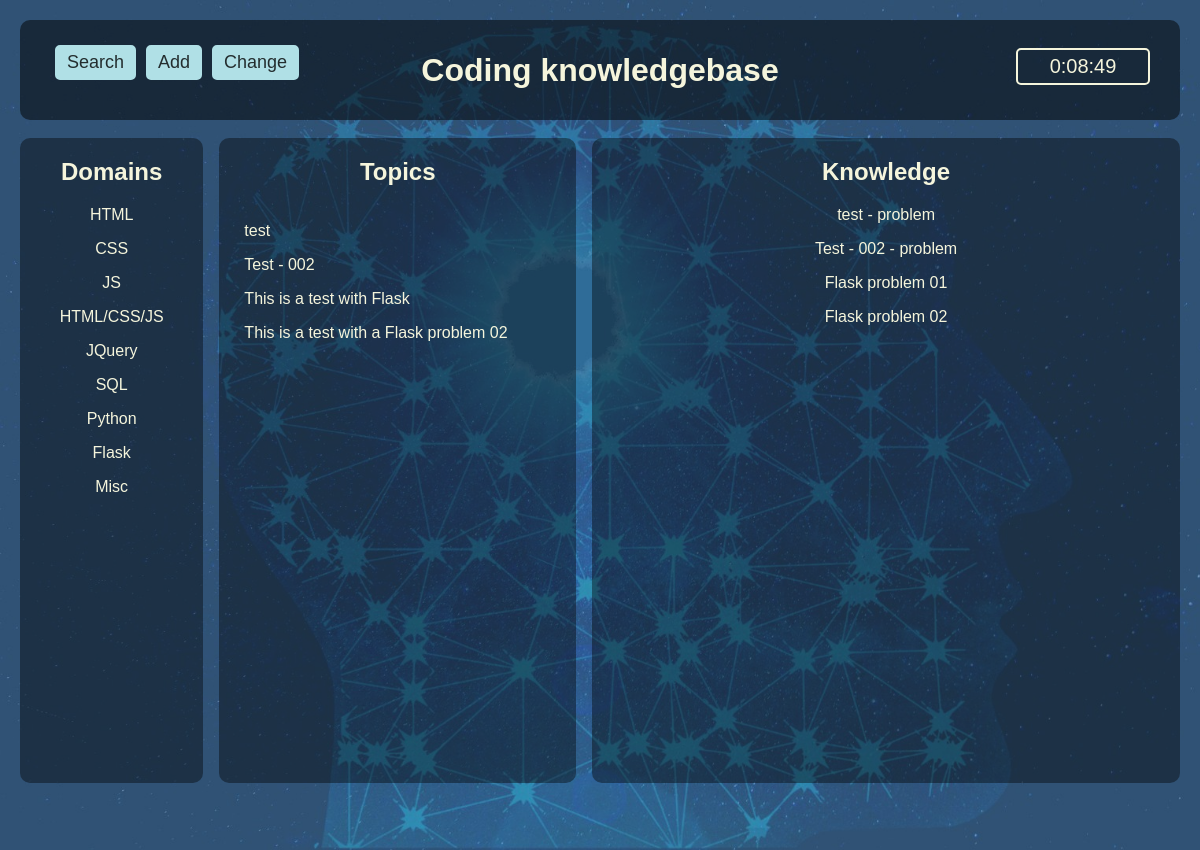
The page /dump on the database as committed earlier.
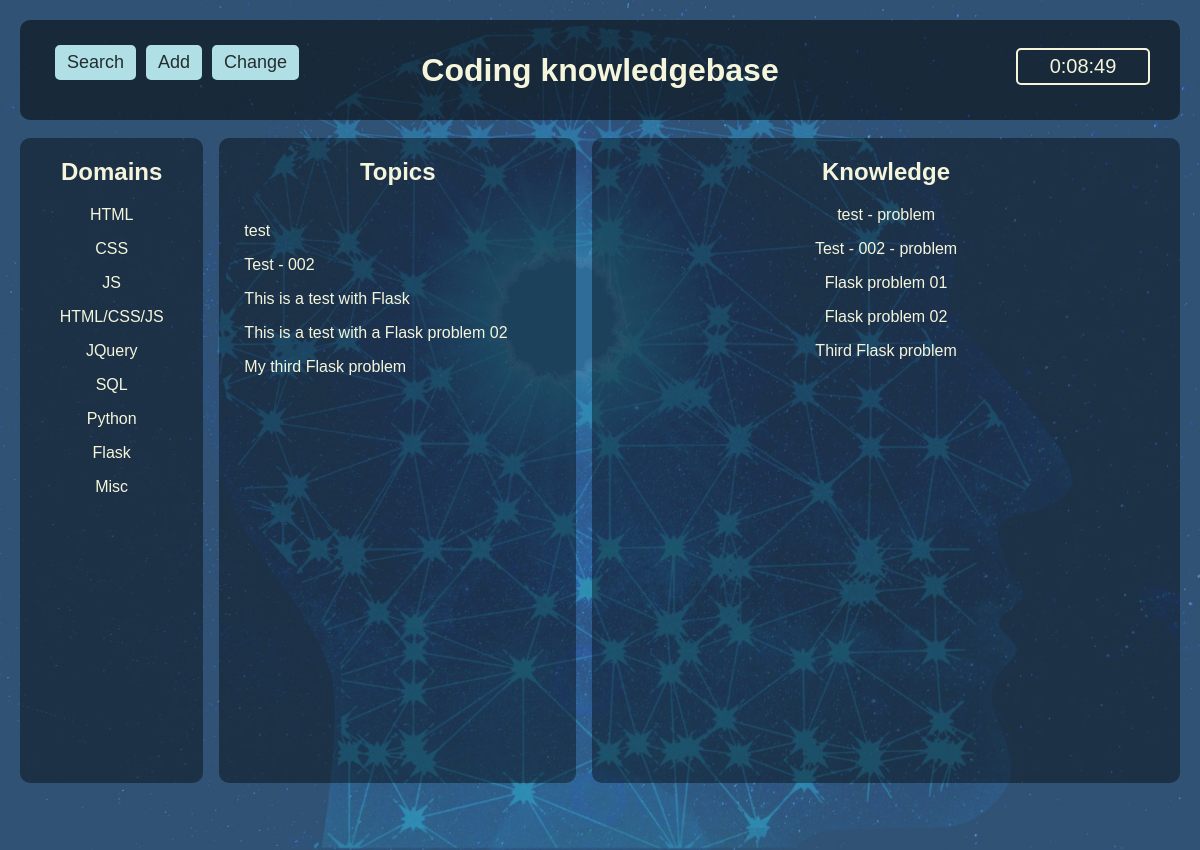
The same page on the database as committed later.
### tables this page shows
CREATE TABLE domains (
                                        domain_id integer PRIMARY KEY,
                                        name text NOT NULL                                    
                                    );

CREATE TABLE topics (
                                        topic_id integer PRIMARY KEY,
                                        name text NOT NULL,
                                        domain int,
                                        foreign key(domain) references domains(domain_id)
                                    );

CREATE TABLE knowledge (
                                        know_id integer PRIMARY KEY,
                                        domain int,
                                        topic int,
                                        problem text NOT NUll,
                                        solution text NOT NULL,
                                        foreign key(domain) references domains(domain_id),
                                        foreign key(domain) references domains(domain_id)
                                    );

### flask_app.py (the view)
@app.route('/dump',methods=['GET','POST'])
def dump():
    domain_list = []
    domain_list = get_domains()
    topic_list = []
    topic_list = get_topics()
    knowledge_list = []
    knowledge_list = get_knowledge_all()#
    if request.method == "POST":
        print("todo")
    return render_template('dump.html', domain_list=domain_list, topic_list=topic_list, knowledge_list=knowledge_list)

### db.py (called while the page is built)
def connect_to_db(db_file):
    conn = None
    try:
        conn = sqlite3.connect(db_file)
        print("** Connection established")
        return conn
    except Error as e:
        print(e)
    return conn

def get_domains():
    database = "knowledge.db"
    conn = connect_to_db(database)
    c = conn.cursor()
    query = '''select name from domains'''
    c.execute(query)
    data = c.fetchall()
    output = []
    for d in data:
        output.append(d[0])
    return output

def get_topics():
    database = "knowledge.db"
    conn = connect_to_db(database)
    c = conn.cursor()
    query = '''select name, domain from topics'''
    c.execute(query)
    data = c.fetchall()
    output = []
    for d in data:
        output.append(d[0])
    return output

def get_knowledge_all():
    database = "knowledge.db"
    conn = connect_to_db(database)
    c = conn.cursor()
    query = '''select domain, topic, problem, solution from knowledge'''
    c.execute(query)
    data = c.fetchall()
    output = []
    for d in data:
        output.append(d[2])
    query = '''select name, domain from topics'''
    c.execute(query)
    data = c.fetchall()
    query = '''select * from knowledge'''
    c.execute(query)
    data = c.fetchall()
    print("------ > * from knowledge: ", data)
    query = '''select * from topics'''
    c.execute(query)
    data = c.fetchall()
    print("------ > * from topics: ", data)
    return output

### templates/dump.html (shortened to what this page needs)
<!DOCTYPE html>
<html lang="en">
<head>
    <link rel="stylesheet" href="/static/style.css">
</head>
<body onload="startTime()">
    <div class="container">
        <div class="top">
            <div class="top-menu">
                <a href="/"><button class="top_btn">Search</button></a>
                <a href="/new"><button class="top_btn">Add</button></a>
                <a href="/change"><button class="top_btn">Change</button></a>
            </div>
            <h1>Coding knowledgebase</h1>
            <div id="clock"></div>
        </div>
        <div class="main">
            <div id="index1">
                <h2>Domains</h2>
                {% for domain in domain_list %}
                    <p>{{domain}}</p>
                {% endfor %}
            </div>
            <div id="index2">
                <h2>Topics</h2>
                <div class="topic_list">
                    {% for topic in topic_list %}
                        <p>{{topic}}</p>
                    {% endfor %}
                </div>
            </div>
            <div id="knowledge">
                <h2>Knowledge</h2>
                <div class="knowledge_list">
                    {% for k in knowledge_list %}
                        <p>{{k}}</p>
                    {% endfor %}
                </div>
            </div>
        </div>
    </div>
</body>
</html>

### static/style.css (style rules this page uses)
body { font-family: 'Trebuchet MS', 'Lucida Sans Unicode', 'Lucida Grande', 'Lucida Sans', Arial, sans-serif; color: beige; margin: 0; }
.container { background-image: url("/static/img/binary3.jpg"); background-size: cover; background-repeat: no-repeat; padding-top: 10px; }
button { font-family: 'Trebuchet MS', 'Lucida Sans Unicode', 'Lucida Grande', 'Lucida Sans', Arial, sans-serif; color: rgba(0, 0, 0, 0.8); background-color: beige; font-size: 18px; border-radius: 5px; padding: 5px 10px; border-style: none; border: solid 2px beige; }
.top_btn { background-color: powderblue; border-color:powderblue; display: inline; float: left; margin-right: 10px; }
.top { background-color: rgba(0,0,0,0.5); height: 10vh; text-align: center; padding: 10px; border-radius: 10px; margin: 10px 20px 10px 20px; margin-top: 10px; }
.top-menu { position:absolute; top: 5vh; left: 50px; padding: 5px; text-align: left; }
#clock { position:absolute; top: 6vh; right: 50px; font-size: 20px; border: 2px solid beige; padding: 5px; width: 120px; border-radius: 5px; }
h1 { margin: auto; margin-top: 2.8vh; }
.main { display: flex; height: 90vh; max-width: 98vw; margin: auto; }
#index1 { height: 80vh; background-color: rgba(0,0,0,0.4); margin: 8px; padding: 5px; padding-top: 0px; width: 15%; min-width: 150px; text-align: center; border-radius: 10px; }
#index2 { height: 80vh; background-color: rgba(0,0,0,0.4); margin: 8px; padding: 5px; padding-top: 0px; width: 30%; min-width: 300px; text-align: center; border-radius: 10px; }
#knowledge { height: 80vh; background-color: rgba(0,0,0,0.4); margin: 8px; padding: 5px; padding-top: 0px; width: 50%; min-width: 400px; text-align: center; border-radius: 10px; }
.topic_list { text-align: left; margin-left: 20px; height: 70vh; overflow-y: auto; }

Rows that differ between the two databases and show on the page:
added topics: name "My third Flask problem"
added knowledge: problem "Third Flask problem"
